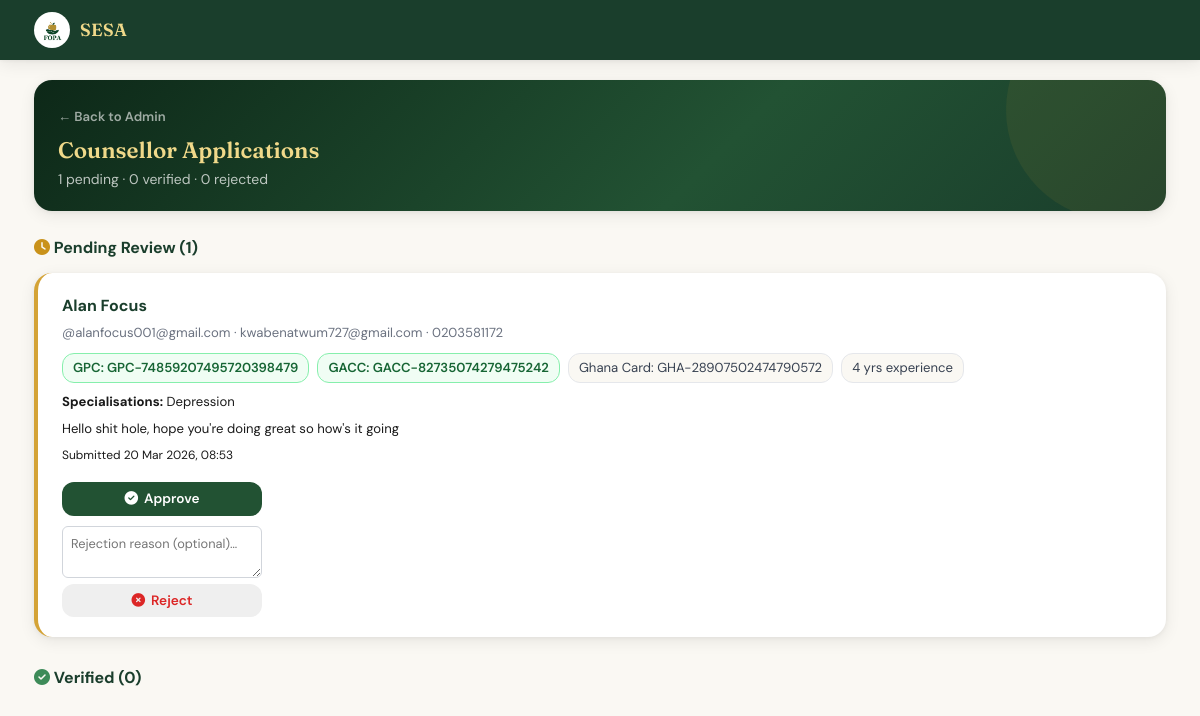
The page /admin/counsellors (signed in) on the database as committed earlier.
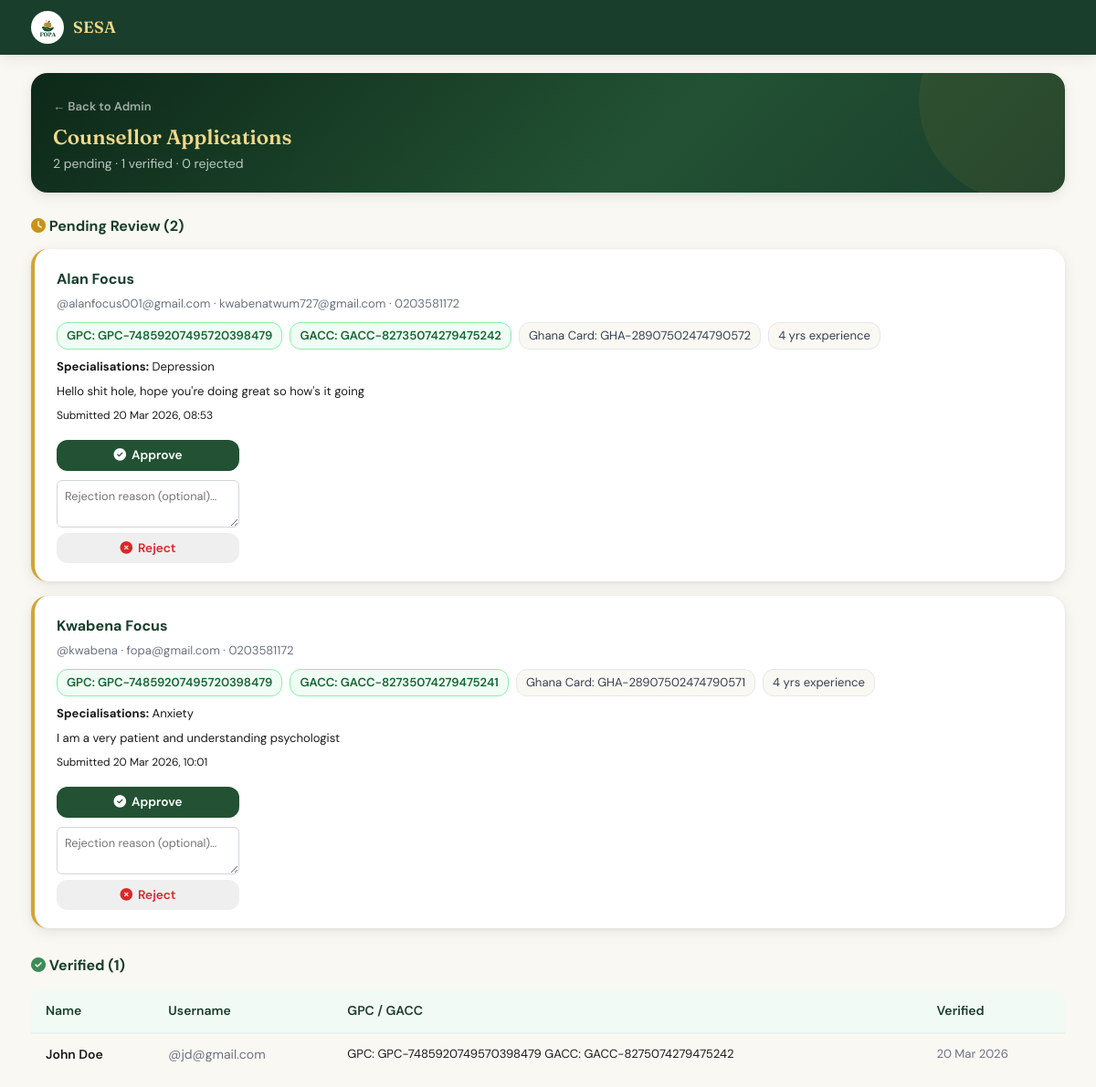
The same page on the database as committed later.
### app/models/counsellor_profile.py (models this page shows, shortened)
class CounsellorProfile(db.Model):
    __tablename__ = 'counsellor_profiles'
    id = db.Column(db.Integer, primary_key=True)
    account_id = db.Column(
        db.Integer,
        db.ForeignKey('accounts.id', ondelete='CASCADE'),
        nullable=False,
        unique=True,
        index=True,
    )
    account = db.relationship('Accounts', backref=db.backref('counsellor_profile', uselist=False))
    gpc_number    = db.Column(db.String(50),  nullable=True)   # Ghana Psychology Council
    gacc_number   = db.Column(db.String(50),  nullable=True)   # Ghana Assoc. of Certified Counsellors
    _ghana_card_encrypted = db.Column('ghana_card_number', db.String(500), nullable=True)  # National ID — encrypted
    @property
    def ghana_card_number(self):
        if not self._ghana_card_encrypted:
            return None
        f = _get_fernet()
        if not f:
            return self._ghana_card_encrypted
        try:
            return f.decrypt(self._ghana_card_encrypted.encode()).decode()
        except Exception:
            return self._ghana_card_encrypted
    @ghana_card_number.setter
    def ghana_card_number(self, value):
        if not value:
            self._ghana_card_encrypted = None
            return
        f = _get_fernet()
        if not f:
            self._ghana_card_encrypted = value
            return
        self._ghana_card_encrypted = f.encrypt(value.encode()).decode()
    specialisations = db.Column(db.String(300), nullable=True)  # comma-separated
    bio             = db.Column(db.Text,         nullable=True)
    years_experience = db.Column(db.Integer,     nullable=True)
    photo_url = db.Column(db.String(500), nullable=True)
    verification_status = db.Column(
        db.String(20),
        default='pending',
        nullable=False,
        index=True,
    )  # 'pending' | 'verified' | 'rejected'
    rejection_reason = db.Column(db.Text, nullable=True)
    submitted_at     = db.Column(
        db.DateTime,
        default=lambda: datetime.now(timezone.utc),
        nullable=False,
    )
    verified_at = db.Column(db.DateTime, nullable=True)
    subscription_paid      = db.Column(db.Boolean,  default=False,  nullable=False)
    subscription_expires   = db.Column(db.DateTime, nullable=True)
    paystack_reference     = db.Column(db.String(100), nullable=True)
    payment_date           = db.Column(db.DateTime,    nullable=True)

### app/models/account.py (models this page shows, shortened)
class Accounts(UserMixin, db.Model):
    __tablename__ = 'accounts'
    id = db.Column(db.Integer, primary_key=True)
    fname = db.Column(db.String(100), nullable=False)
    lname = db.Column(db.String(100), nullable=False)
    email = db.Column(db.String(120), unique=True, nullable=False, index=True)
    username = db.Column(db.String(50), unique=True, nullable=False, index=True)
    password = db.Column(db.String(256), nullable=False)
    school_name = db.Column(db.String(200), nullable=True)
    gender = db.Column(db.String(20), nullable=True)
    birthdate = db.Column(db.Date, nullable=True)
    last_login = db.Column(db.DateTime, nullable=True)
    created_at = db.Column(db.DateTime, default=lambda: datetime.now(timezone.utc))
    school_id = db.Column(
        db.Integer,
        db.ForeignKey('school.id', ondelete='CASCADE', name='fk_accounts_school_id'),
        nullable=True,
        index=True
    )
    class_group = db.Column(db.String(50), nullable=True)   # e.g. "Form 2A", "JHS 3B"
    is_admin = db.Column(db.Boolean, default=False, nullable=False)
    is_counsellor = db.Column(db.Boolean, default=False, server_default='0', nullable=False)
    failed_attempts = db.Column(db.Integer, default=0, server_default='0', nullable=False)
    locked_until = db.Column(db.DateTime, nullable=True)  # NULL = not locked
    phone = db.Column(db.String(20), nullable=True)
    consent_given = db.Column(db.Boolean, default=False, nullable=False, server_default='0')
    consent_given_at = db.Column(db.DateTime, nullable=True)
    consent_version = db.Column(db.String(10), nullable=True)  # e.g. 'v1.0'
    test_results = db.relationship(
        'TestResult',
        backref='account',
        lazy='dynamic',
        cascade='all, delete-orphan'
    )
    @property
    def full_name(self):
        return f'{self.fname} {self.lname}'
    @property
    def is_super_admin(self):
        return self.is_admin
    @property
    def role(self):
        if self.is_admin:
            return 'superadmin'
        if self.is_counsellor:
            return 'counsellor'
        return 'student'
    LOCKOUT_THRESHOLD = 5      # failed attempts before lockout
    LOCKOUT_MINUTES   = 15     # minutes locked after threshold reached

### app/routes/admin.py (the view)
@admin_bp.route('/counsellors')
@login_required
@super_admin_required
def counsellor_applications():
    from app.models.counsellor_profile import CounsellorProfile
    pending = (
        db.session.query(CounsellorProfile, Accounts)
        .join(Accounts, Accounts.id == CounsellorProfile.account_id)
        .filter(CounsellorProfile.verification_status == 'pending')
        .order_by(CounsellorProfile.submitted_at.asc())
        .all()
    )
    verified = (
        db.session.query(CounsellorProfile, Accounts)
        .join(Accounts, Accounts.id == CounsellorProfile.account_id)
        .filter(CounsellorProfile.verification_status == 'verified')
        .order_by(CounsellorProfile.verified_at.desc())
        .all()
    )
    rejected = (
        db.session.query(CounsellorProfile, Accounts)
        .join(Accounts, Accounts.id == CounsellorProfile.account_id)
        .filter(CounsellorProfile.verification_status == 'rejected')
        .order_by(CounsellorProfile.submitted_at.desc())
        .all()
    )
    return render_template(
        'admin/counsellor_applications.html',
        pending=pending,
        verified=verified,
        rejected=rejected,
    )

### app/__init__.py (called while the page is built)
def _init_extensions(app: Flask) -> None:
    app.config.setdefault("SQLALCHEMY_ENGINE_OPTIONS", {}).update({
        "pool_pre_ping": True,   # test connection before using it
        "pool_recycle":  300,    # recycle connections every 5 minutes
        "pool_size":     5,      # max persistent connections
        "max_overflow":  2,      # extra connections under load
    })
    db.init_app(app)
    migrate.init_app(app, db)
    csrf.init_app(app)
    login_manager.init_app(app)
    limiter.init_app(app)
    from app.models.account import Accounts
    from app.models.quiz_session import QuizSession  # noqa: F401
    from app.models.counsellor_profile import CounsellorProfile  # noqa: F401
    @login_manager.user_loader
    def load_user(user_id: str):
        return Accounts.query.get(int(user_id))

### app/models/counsellor_profile.py (called while the page is built)
def _get_fernet():
    key = os.environ.get('PHI_ENCRYPTION_KEY', '')
    if not key:
        return None
    return Fernet(key.encode())

### app/templates/admin/counsellor_applications.html (shortened to what this page needs)
{% extends 'base.html' %}
{% block body %}
<div class="container" style="padding-bottom: 48px;">
  <div class="page-context">
    <a href="{{ url_for('admin.dashboard') }}" class="back-link">← Back to Admin</a>
    <h1>Counsellor Applications</h1>
    <p>{{ pending|length }} pending · {{ verified|length }} verified · {{ rejected|length }} rejected</p>
  </div>
  <h2 style="font-size: 1rem; color: var(--green-800); margin-bottom: 12px;">
    <i class="fa-solid fa-clock" style="color: var(--gold-500);"></i> Pending Review ({{ pending|length }})
  </h2>
  {% if pending %}
  {% for profile, account in pending %}
  <div class="card" style="margin-bottom: 16px; padding: 20px 24px; border-left: 4px solid var(--gold-400);">
    <div style="display: flex; justify-content: space-between; align-items: flex-start; flex-wrap: wrap; gap: 16px;">
      <div>
        <div style="font-weight: 700; font-size: 1rem; color: var(--green-800);">{{ account.full_name }}</div>
        <div style="font-size: 0.82rem; color: var(--gray-500); margin-top: 2px;">
          @{{ account.username }} · {{ account.email }}
          {% if account.phone %} · {{ account.phone }}{% endif %}
        </div>
        <div style="margin-top: 10px; display: flex; flex-wrap: wrap; gap: 8px; font-size: 0.82rem;">
          {% if profile.gpc_number %}
          <span style="background: #f0fdf4; border: 1px solid #86efac; color: #166534; padding: 3px 10px; border-radius: 12px; font-weight: 600;">
            GPC: {{ profile.gpc_number }}
          </span>
          {% endif %}
          {% if profile.gacc_number %}
          <span style="background: #f0fdf4; border: 1px solid #86efac; color: #166534; padding: 3px 10px; border-radius: 12px; font-weight: 600;">
            GACC: {{ profile.gacc_number }}
          </span>
          {% endif %}
          <span style="background: var(--ivory); border: 1px solid var(--gray-200); color: var(--gray-700); padding: 3px 10px; border-radius: 12px;">
            Ghana Card: {{ profile.ghana_card_number }}
          </span>
          <span style="background: var(--ivory); border: 1px solid var(--gray-200); color: var(--gray-700); padding: 3px 10px; border-radius: 12px;">
            {{ profile.years_experience }} yrs experience
          </span>
        </div>
        {% if profile.specialisations %}
        <div style="font-size: 0.82rem; color: var(--gray-600); margin-top: 8px;">
          <strong>Specialisations:</strong> {{ profile.specialisations }}
        </div>
        {% endif %}
        {% if profile.bio %}
        <div style="font-size: 0.82rem; color: var(--gray-600); margin-top: 6px; max-width: 500px; line-height: 1.5;">
          {{ profile.bio }}
        </div>
        {% endif %}
        <div style="font-size: 0.75rem; color: var(--gray-400); margin-top: 8px;">
          Submitted {{ profile.submitted_at.strftime('%d %b %Y, %H:%M') }}
        </div>
      </div>
      <div style="display: flex; flex-direction: column; gap: 10px; min-width: 200px;">
        <form method="POST" action="{{ url_for('admin.verify_counsellor', profile_id=profile.id) }}">
          <button type="submit" class="btn btn-primary" style="width: 100%; font-size: 0.85rem;">
            <i class="fa-solid fa-circle-check"></i> Approve
          </button>
        </form>
        <form method="POST" action="{{ url_for('admin.verify_counsellor', profile_id=profile.id) }}"
              style="display: flex; flex-direction: column; gap: 6px;">
          <textarea name="rejection_reason" rows="2"
            style="width: 100%; padding: 8px; border: 1px solid var(--gray-300); border-radius: 6px;
                   font-size: 0.8rem; font-family: inherit; resize: vertical; box-sizing: border-box;"
            placeholder="Rejection reason (optional)…"></textarea>
          <button type="submit" class="btn btn-ghost" style="width: 100%; font-size: 0.85rem; color: var(--red-600); border-color: var(--red-300);">
            <i class="fa-solid fa-circle-xmark"></i> Reject
          </button>
        </form>
      </div>
    </div>
  </div>
  {% endfor %}
  {% else %}
  <div class="card" style="padding: 20px; text-align: center; color: var(--gray-500); font-size: 0.88rem; margin-bottom: 24px;">
    No pending applications.
  </div>
  {% endif %}
  <h2 style="font-size: 1rem; color: var(--green-800); margin: 28px 0 12px;">
    <i class="fa-solid fa-circle-check" style="color: var(--green-500);"></i> Verified ({{ verified|length }})
  </h2>
  {% if verified %}
  <div class="table-wrapper" style="margin-bottom: 24px;">
    <table class="table">
      <thead>
        <tr>
          <th>Name</th>
          <th>Username</th>
          <th>GPC / GACC</th>
          <th>Verified</th>
        </tr>
      </thead>
      <tbody>
        {% for profile, account in verified %}
        <tr>
          <td style="font-weight: 600;">{{ account.full_name }}</td>
          <td style="color: var(--gray-500);">@{{ account.username }}</td>
          <td style="font-size: 0.82rem;">
            {% if profile.gpc_number %}GPC: {{ profile.gpc_number }}{% endif %}
            {% if profile.gacc_number %} GACC: {{ profile.gacc_number }}{% endif %}
          </td>
          <td style="font-size: 0.82rem; color: var(--gray-500);">
            {{ profile.verified_at.strftime('%d %b %Y') if profile.verified_at else '—' }}
          </td>
        </tr>
        {% endfor %}
      </tbody>
    </table>
  </div>
  {% endif %}
</div>
{% endblock %}

### app/templates/base.html (shortened to what this page needs)
<!DOCTYPE html>
<html lang="en">
<head>
  <link rel="stylesheet" href="{{ url_for('static', filename='css/main.css') }}">
  <link rel="stylesheet" href="https://cdnjs.cloudflare.com/ajax/libs/font-awesome/6.5.0/css/all.min.css">
</head>
<body class="{% if current_user.is_authenticated or session.get('school_id') %}has-bottom-nav {% endif %}{% block body_class %}{% endblock %}">
{% block full_page %}
<div class="app-layout">
  {% block navbar %}
  <nav class="navbar" id="mainNav">
    <div class="navbar-inner">
      <a href="{{ url_for('main.landing') }}" class="navbar-brand">
        <img src="{{ url_for('static', filename='images/Pofa.png') }}" alt="FOPA Logo" class="navbar-logo">
        <span class="navbar-title">SESA</span>
      </a>
    </div>
  </nav>
  {% endblock %}
  <main>
    {% block body %}{% endblock %}
  </main>
</div>
{% endblock %}
{% block bottom_tab_bar %}
{% if current_user.is_authenticated or session.get('school_id') %}
<div id="profileSheet" class="profile-sheet" aria-hidden="true">
  <div class="profile-sheet-backdrop" id="profileSheetBackdrop"></div>
</div>
{% endif %}
{% endblock %}
</body>
</html>

### app/templates/base.html (style rules this page uses)
.profile-sheet { position: fixed; inset: 0; z-index: 300; pointer-events: none; }
.profile-sheet-backdrop { position: absolute; inset: 0; background: rgba(0,0,0,0); transition: background 0.25s ease; }

Rows that differ between the two databases and show on the page:
added CounsellorProfile: full_name "Kwabena Focus", username "kwabena", email "fopa@gmail.com", phone "0203581172", gpc_number "GPC-74859207495720398479", gacc_number "GACC-82735074279475241", ghana_card_number "GHA-28907502474790571", years_experience "4", specialisations "Anxiety", bio "I am a very patient and understanding psychologist", submitted_at "20 Mar 2026, 10:01", shown under "Pending Review (2)"
added CounsellorProfile: full_name "John Doe", username "jd@gmail.com", gpc_number "GPC-7485920749570398479", gacc_number "GACC-8275074279475242", verified_at "20 Mar 2026", shown under "Verified (1)"
Other text that changed with them:
{{ pending|length }}: "1" → "2"
{{ verified|length }}: "0" → "1"
text now shown: "Name Username GPC / GACC Verified"
